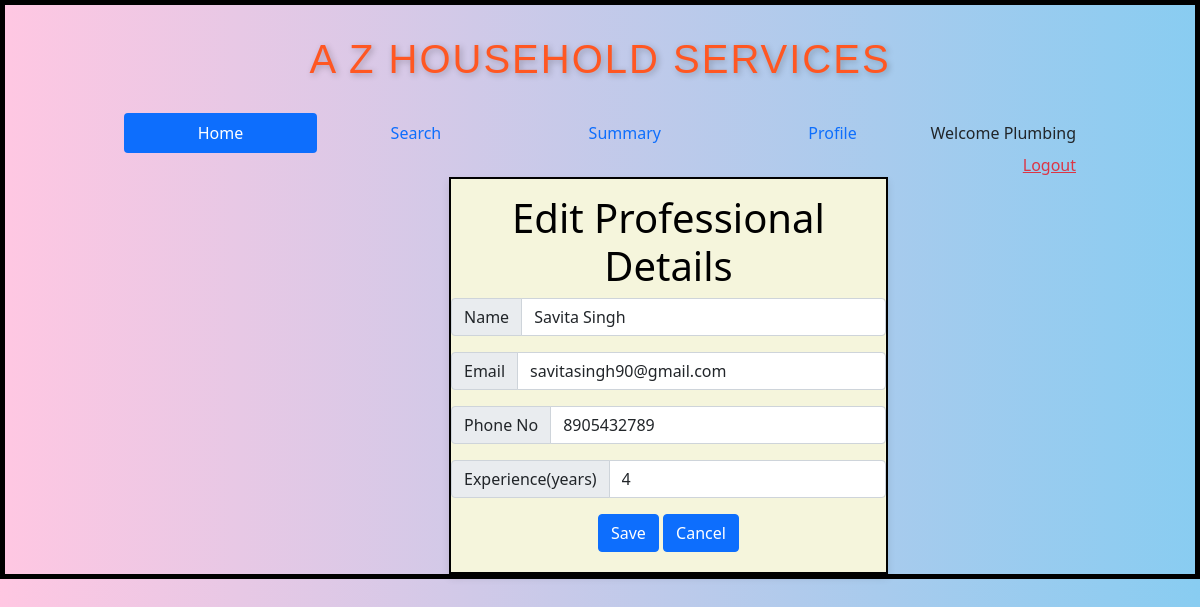
/edit_proffess/4/Plumbing, run on the app's committed database.
### backend/models.py (models this page shows)
class ServiceProf(db.Model):
    __tablename__="service_prof"
    id=db.Column(db.Integer,primary_key=True)
    email=db.Column(db.String,unique=True,nullable=False)
    password=db.Column(db.String,nullable=False)
    full_name=db.Column(db.String,nullable=False)
    phone_no=db.Column(db.String,nullable=False)
    experience=db.Column(db.Integer,default=0)
    service_name=db.Column(db.String,nullable=False)
    address=db.Column(db.String,nullable=False)
    pincode=db.Column(db.Integer,nullable=False)
    resume_path = db.Column(db.String, nullable=True)
    status=db.Column(db.String,default="available")
    approv_status=db.Column(db.String,default="pending")
    rating=db.Column(db.Integer,default=0)
    service_requests=db.relationship("ServiceRequest",cascade="all,delete",backref="service_prof",lazy=True)

### backend/controllers.py (the view, shortened to what this page needs)
@app.route("/edit_proffess/<id>/<name>",methods=["GET","POST"])
def edit_p(id,name):
    p=get_p(id)
    return render_template("edit_proff.html",service_prof=p,name=name)

### backend/controllers.py (called while the page is built)
def get_p(id):
    service=ServiceProf.query.filter_by(id=id).first()
    return service

### templates/edit_proff.html
{%extends "admin_layout.html"%}
{%block content%}
            {%if service_prof%}
                <div class="my_container">
                    <form action="/edit_proffess/{{service_prof.id}}/{{name}}" method="POST">
                    <div class="login_panel">
                        <div class="center"><h1>Edit Professional Details</h1>
                        <div class="input-group mb-3">
                            <span class="input-group-text" id="inputGroup-sizing-default">Name</span>
                            <input type="text" class="form-control" name="name" aria-label="Sizing example input" aria-describedby="inputGroup-sizing-default" value="{{service_prof.full_name}}">
                        </div>
                        <div class="input-group mb-3">
                            <span class="input-group-text" id="inputGroup-sizing-default">Email</span>
                            <input type="text" class="form-control" name="email" aria-label="Sizing example input" aria-describedby="inputGroup-sizing-default" value="{{service_prof.email}}">
                        </div>
                        <div class="input-group mb-3">
                            <span class="input-group-text" id="inputGroup-sizing-default">Phone No</span>
                            <input type="text" class="form-control" name="phone" aria-label="Sizing example input" aria-describedby="inputGroup-sizing-default" value="{{service_prof.phone_no}}">
                        </div>
                        <div class="input-group mb-3">
                            <span class="input-group-text" id="inputGroup-sizing-default">Experience(years)</span>
                            <input type="number" class="form-control" name="exp" aria-label="Sizing example input" aria-describedby="inputGroup-sizing-default" value="{{service_prof.experience}}">
                        </div>
                        <div class="center">
                            <button type="submit" class="btn btn-primary">Save</button>
                            <a href="/admin/{{name}}" button type="submit" class="btn btn-primary">Cancel</button></a>
                        </div>
                    </div>
                </form>
            {%endif%}
{%endblock%}

### static/styles/main.css (style rules this page uses)
* { margin-top: 0px; }
.my_container { margin-left:325px; }
body { background: linear-gradient(to right, hsl(331, 100%, 89%), hsl(201, 79%, 74%)); margin: 0; padding: 0; font-family: 'Poppins', sans-serif; }
.login_panel { border:2px solid black;; width: 70%; height: auto; background-color: beige; box-shadow: 0px 4px 8px rgba(0, 0, 0, 0.1); padding-bottom: 20px; }
.center { margin-top:15px; text-align:center; color: black; }

### data on the page
ServiceProf: name "Savita Singh", email "savitasingh90@gmail.com", phone "8905432789", exp "4"

### other printed values
{{ name }} "Plumbing"
